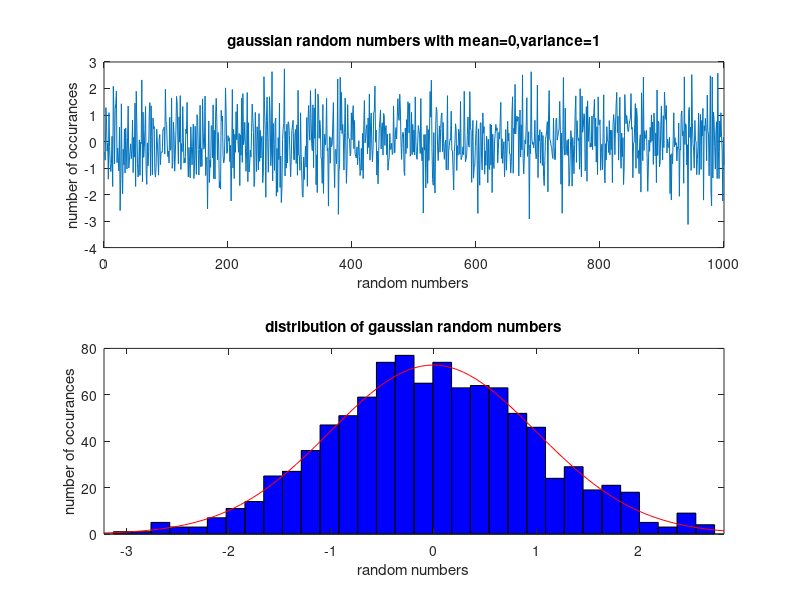
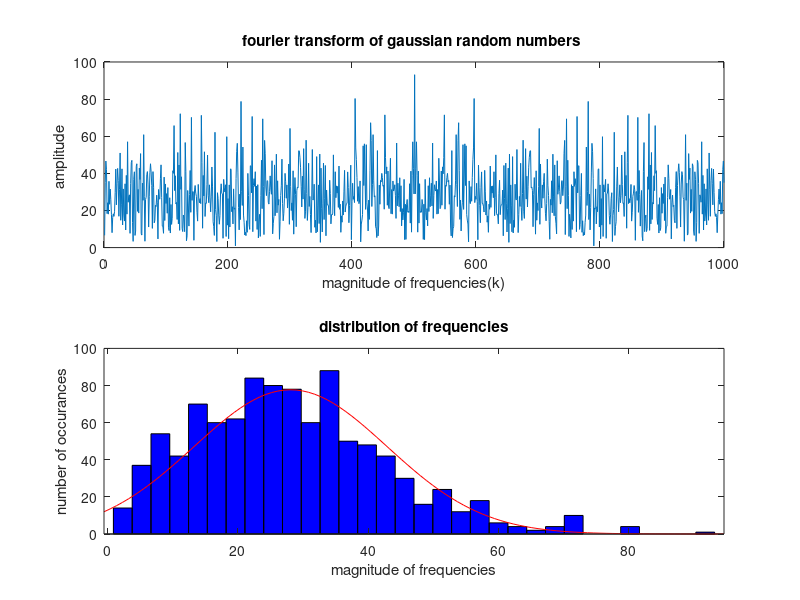

These figures' MATLAB source, in order:
clc;
clear all;
close all;

t=1:1000;
m=0;
sigma=1;
a=m+sigma*randn(1,length(t));

figure;
subplot(2,1,1)
plot(t,a);

title('gaussian random numbers with mean=0,variance=1')
xlabel('random numbers')
ylabel('number of occurances')
subplot(2,1,2)
histfit(a);
title('distribution of gaussian random numbers')
xlabel('random numbers')
ylabel('number of occurances')

y=fft(a);


figure;
subplot(2,1,1)
plot(abs(y));
title('fourier transform of gaussian random numbers ')
xlabel('magnitude of frequencies(k)')
ylabel('amplitude ')

subplot(2,1,2)
histfit(abs(y));
title('distribution of frequencies')
xlabel('magnitude of frequencies')
ylabel('number of occurances')

